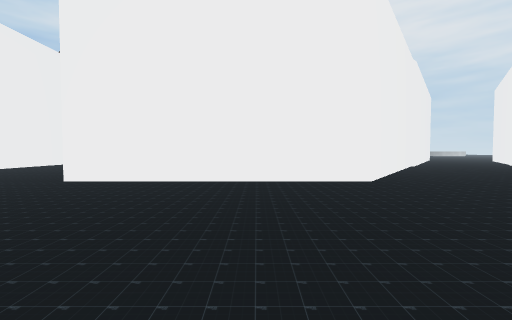
view 1 (above)

24 first-person views from a walk through a Unity game level. The camera is 1.5 m above the floor, tilts 2° down and sees 90° across. The floor is counted in squares, 1.89 m on a side. Each view is taken from the middle of a square. On the plan, view 1 faces up. The plan holds only what a view shows up to about 10 squares ahead; the rest is blank. The place goes on beyond the plan. The player is left out. Some surface patterns are stand-ins.

view 2
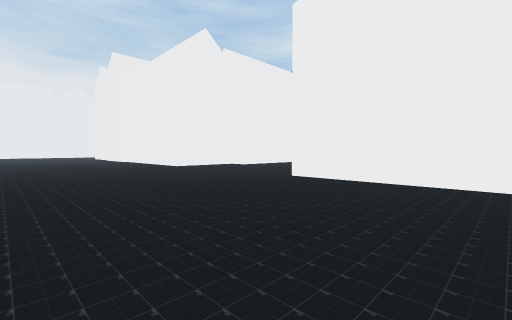

view 3
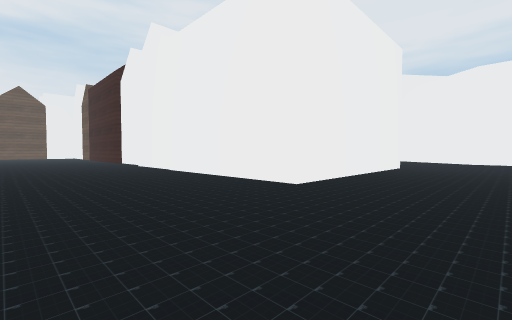

view 4
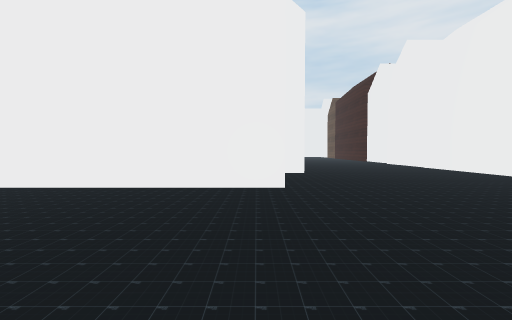

view 5
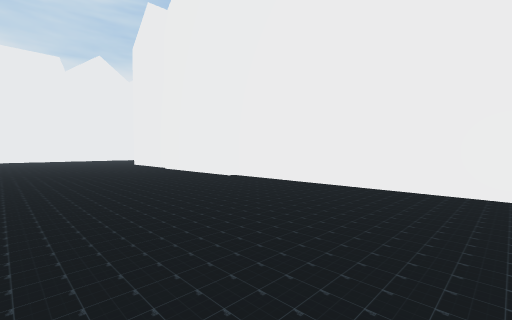

view 6
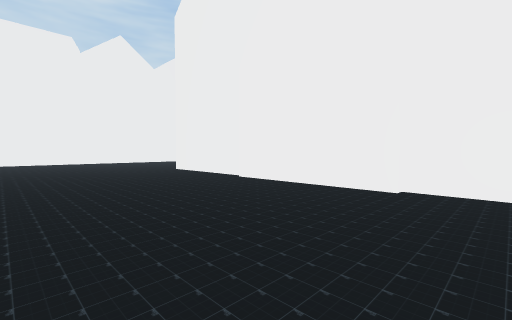

view 7
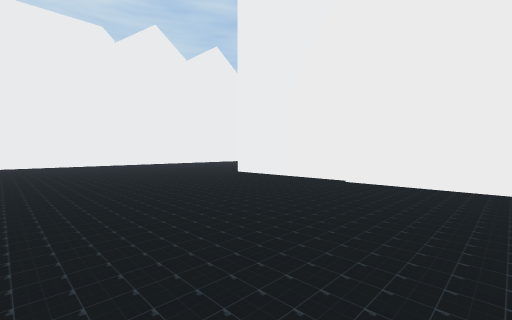

view 8
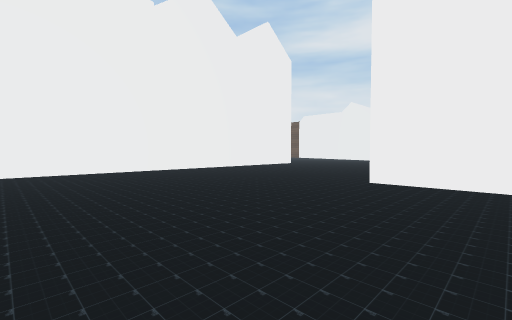

view 9
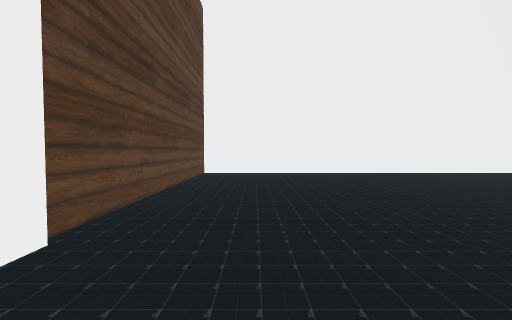

view 10
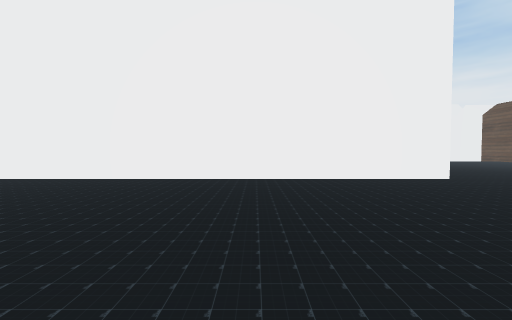

view 11
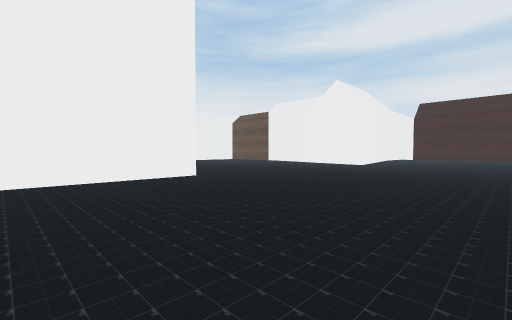

view 12
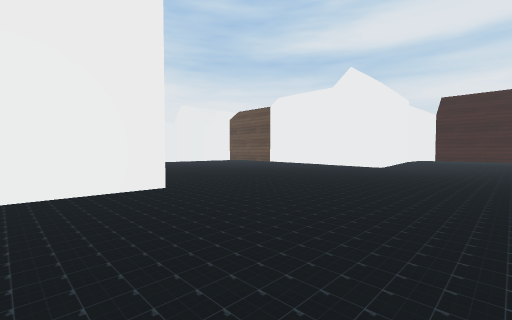

view 13
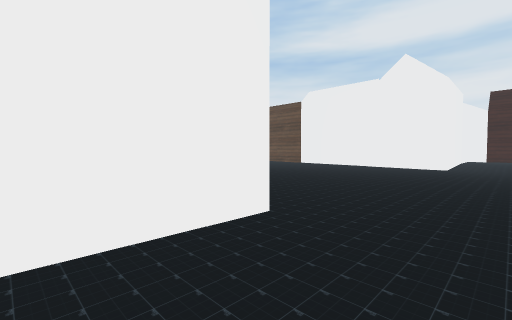

view 14
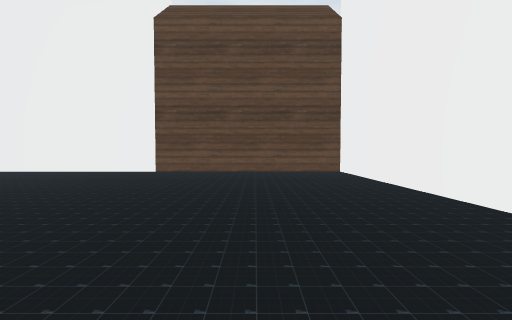

view 15
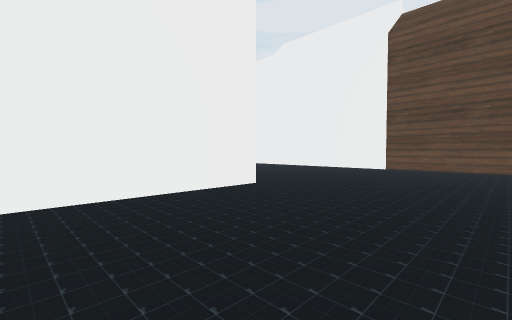

view 16
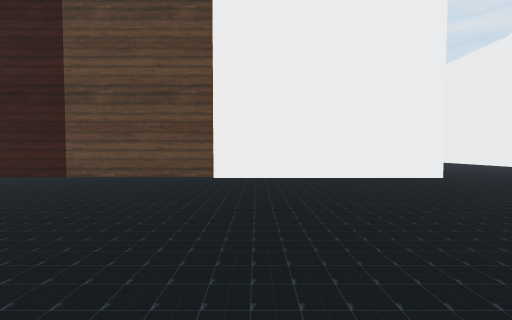

view 17
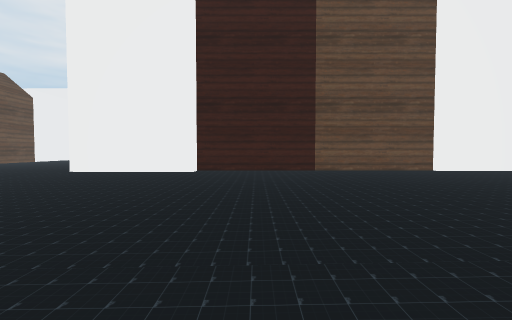

view 18
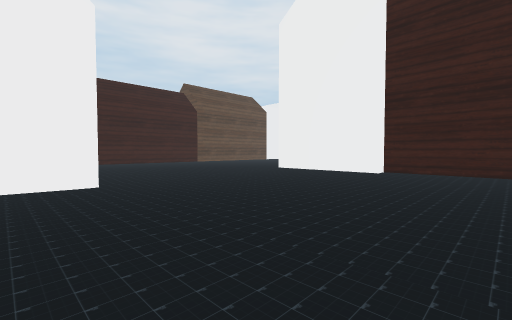

view 19
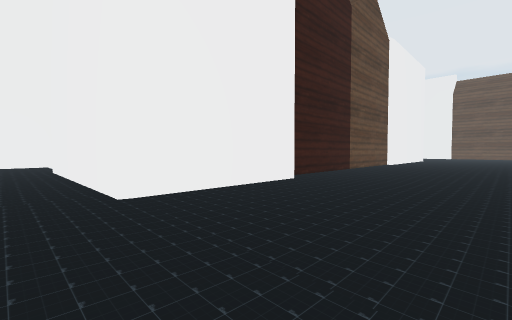

view 20
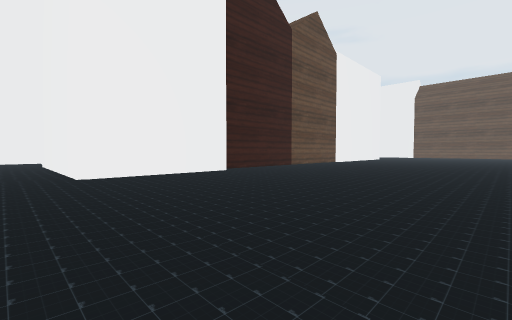

view 21
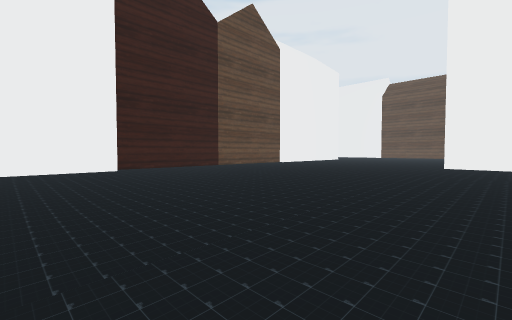

view 22
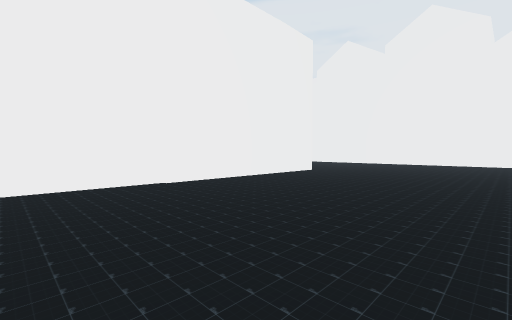

view 23
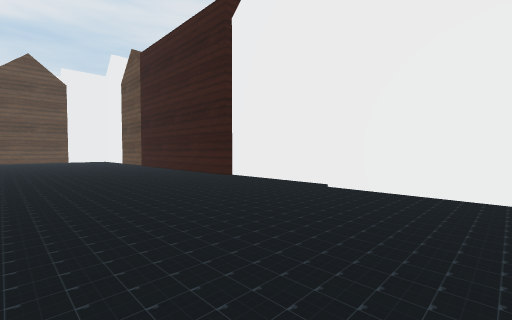

view 24
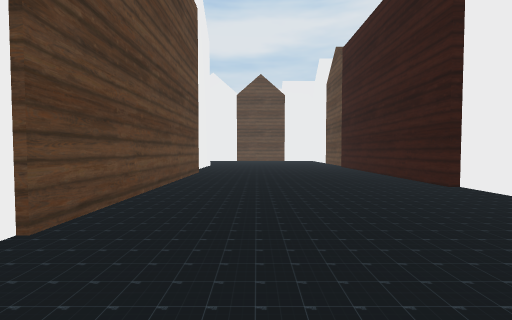

### Floor plan
Key: @ floor where view 1 was taken; # wall or solid block; . main floor; - floor 0.25 m lower than the main floor.
Columns run from 38 left of view 1 to 5 right of it. Each row starts with its distance up from view 1.
 28   ---...........#
 27 ##-----.........#           ..
 26 -------..########           ...
 25 -------..#                 ......#
 24 -------..#                 #.....#
 23 -------..##                #.....#
 22 -------...#                #.....#
 21 ..........#                #.....##
 20 ..........#                #......#
 19 ..........#                #......#
 18 ..........#               ##......#
 17 ..........#               #.......#
 16 ..........#                ......##
 15 ..........#                ......#
 14 ..........#                ......#
 13 ##........#                ......#
 12  #........#                ......#
 11  #........#                ......#
 10  #........#               #......#         #
  9  #........#               .......#        ##
  8  #........#               .......#       ##.
  7  #........#####   ########.......#########..
  6  #............#####.........................
  5  #..........................................
  4  #.........................................
  3  #.........................................
  2  #.......................................
  1  #......................................
  0  #................       .............@
 -1  ###############

Where each view was taken, in squares from view 1:
view 1: 0 up, 0 right, facing up
view 2: 0 up, 0 right, facing up-left
view 3: 3 up, 10 left, facing up-right
view 4: 1 up, 13 left, facing up
view 5: 1 up, 13 left, facing up-left
view 6: 1 up, 18 left, facing up-left
view 7: 0 up, 21 left, facing up-left
view 8: 0 up, 26 left, facing up-left
view 9: 1 up, 27 left, facing left
view 10: 8 up, 29 left, facing left
view 11: 9 up, 29 left, facing up-left
view 12: 11 up, 31 left, facing up-left
view 13: 11 up, 34 left, facing up-left
view 14: 9 up, 33 left, facing down
view 15: 11 up, 33 left, facing down-right
view 16: 12 up, 36 left, facing right
view 17: 20 up, 38 left, facing right
view 18: 19 up, 38 left, facing up-right
view 19: 28 up, 33 left, facing down-right
view 20: 28 up, 36 left, facing down-right
view 21: 25 up, 38 left, facing down-right
view 22: 16 up, 11 left, facing down-right
view 23: 14 up, 10 left, facing up-right
view 24: 15 up, 9 left, facing up
